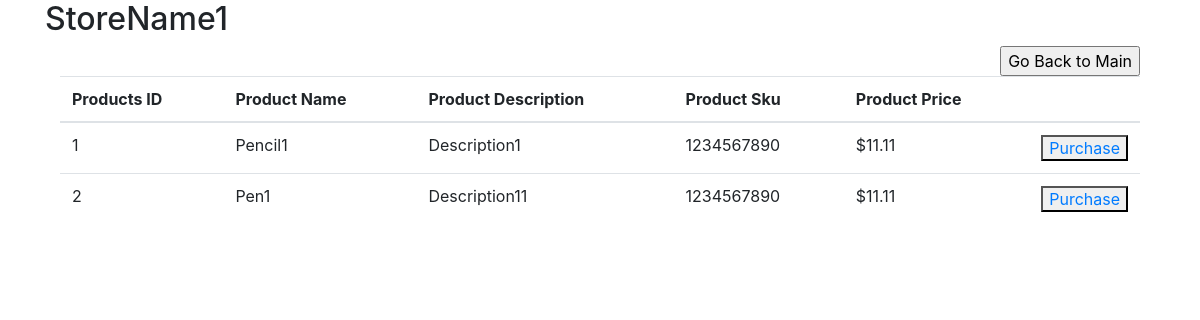
Screenshot of /StoreFront_Files/store.php?nid=1 with the database file from the repository.
### tables this page shows
CREATE TABLE Users
(
  UserId INTEGER UNSIGNED NOT NULL AUTO_INCREMENT PRIMARY KEY,
  UserName VARCHAR(30) NOT NULL,
  Password VARCHAR(30) NOT NULL,
  StoreName VARCHAR(50) NOT NULL,

  UNIQUE (UserName, Password)
);

CREATE TABLE Products
(
  ProductId INTEGER UNSIGNED NOT NULL AUTO_INCREMENT PRIMARY KEY,
  UserId INTEGER UNSIGNED NOT NULL,
  ProductName VARCHAR(50) NOT NULL,
  Description VARCHAR(300),
  Price FLOAT(13,2) NOT NULL,
  SKU VARCHAR(20),
  Count INTEGER UNSIGNED NOT NULL,
  isActive BOOLEAN NOT NULL,

  FOREIGN KEY (UserId) REFERENCES Users(UserId) ON DELETE CASCADE
);

### StoreFront_Files/store.php (the view, shortened to what this page needs)
<html>
    <head>
        <link rel="stylesheet" href="https://stackpath.bootstrapcdn.com/bootstrap/4.1.0/css/bootstrap.min.css">
    </head>
    <body>
      <div class = "container">
      <?php
      $db = new mysqli(dbHost, dbUsername, dbPassword, dbName);
        $storeID = htmlspecialchars($_GET["nid"]);
        $query = "SELECT Users.StoreName from Users WHERE Users.UserId = ".$storeID.";";
        $stmt = $db->prepare($query);
        $stmt->execute();
        $stmt->store_result();
        $stmt->bind_result($storeName);
        echo "<h2>".$storeName."</h2>";
      ?>
        <div class = "container">
            <input type="submit" onclick="location.href='main.php'" value="Go Back to Main" style="float: right;">
          <?php
            $query = "SELECT Products.ProductId, Products.ProductName, Products.Description,
            Products.Price, Products.SKU, Products.Count FROM Products WHERE Products.UserId =".$storeID." AND Products.isActive = 1;";
            $stmt = $db->prepare($query);
            $stmt->execute();
            $stmt->store_result();
            $stmt->bind_result($pnum, $pname, $pdesc, $pprice, $psku, $pcount);
          ?>
          <table class="table">
              <thead>
                  <tr>
                      <th>Products ID</th>
                      <th>Product Name</th>
                      <th>Product Description</th>
                      <th>Product Sku</th>
                      <th>Product Price</th>
                      <th></th>
                  </tr>
              </thead>
              <tbody>
                <?php
                  $stmt->data_seek(0);
                  while($stmt->fetch()){
                    $pronum = $pnum;
                    $proname = $pname;
                    $prodesc = $pdesc;
                    $proprice = $pprice;
                    $prosku = $psku;
                    echo "<tr>";
                    echo "<td>".$pronum."</td>";
                    echo "<td>".$proname."</td>";
                    echo "<td>".$prodesc."</td>";
                    echo "<td>".$prosku."</td>";
                    echo "<td>$".$proprice."</td>";
                    if($pcount != 0){
                      echo "<td width=\"100px\"><button><a href=\"buy.php?proid=".$pronum."&sid=".$storeID."\">Purchase</a></button></td>";
                    }else{
                      echo "<td width=\"100px\"><button diabled>SOLD OUT</button></td>";
                    }
                    echo "</tr>";
                  }
                ?>
              </tbody>
          </table>
        </div>
      </div>
    </body>
  </html>

### rows the page displays
users: StoreName "StoreName1"
products: ProductId "1", ProductName "Pencil1", Description "Description1", SKU "1234567890", Price "11.11"
products: ProductId "2", ProductName "Pen1", Description "Description11", SKU "1234567890", Price "11.11"
